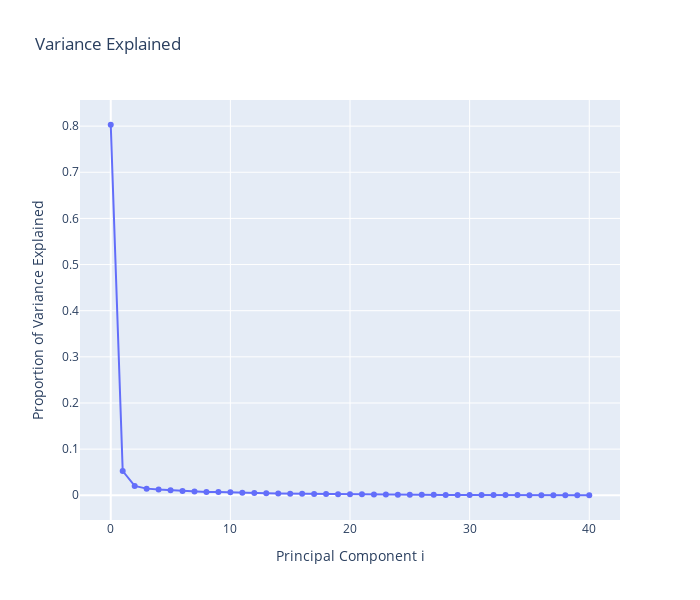

Source (notebook cell):
### Markdown cell above
We can use the singular values in `s` to construct a scree plot:

### Code cell
fig = px.line(y=s**2 / sum(s**2), title='Variance Explained', width=700, height=600, markers=True)
fig.update_xaxes(title_text='Principal Component i')
fig.update_yaxes(title_text='Proportion of Variance Explained')

### Figure 1 — Plotly figure (JSON) as saved in the notebook; plotly's stock layout.template omitted (floating-point values rounded to 4 significant figures)
{"data": [{"hovertemplate": "x=%{x}<br>y=%{y}<extra></extra>", "legendgroup": "", "line": {"color": "#636efa", "dash": "solid"}, "marker": {"symbol": "circle"}, "mode": "lines+markers", "name": "", "orientation": "v", "showlegend": false, "type": "scatter", "x": [0, 1, 2, 3, 4, 5, 6, 7, 8, 9, 10, 11, 12, 13, 14, 15, 16, 17, 18, 19, 20, 21, 22, 23, 24, 25, 26, 27, 28, 29, 30, 31, 32, 33, 34, 35, 36, 37, 38, 39, 40], "xaxis": "x", "y": [0.803, 0.0526, 0.02018, 0.01438, 0.01226, 0.01087, 0.009039, 0.008175, 0.00693, 0.006852, 0.006611, 0.005575, 0.004844, 0.004215, 0.003616, 0.003315, 0.003078, 0.002848, 0.002661, 0.002194, 0.002079, 0.001958, 0.00182, 0.001493, 0.00127, 0.00119, 0.001017, 0.0008787, 0.0008335, 0.0007849, 0.0007381, 0.0005538, 0.000478, 0.00038, 0.0003287, 0.0002896, 0.0002479, 0.0001571, 0.0001328, 9.749e-05, 3.607e-05], "yaxis": "y"}], "layout": {"height": 600, "legend": {"tracegroupgap": 0}, "title": {"text": "Variance Explained"}, "width": 700, "xaxis": {"anchor": "y", "domain": [0, 1], "title": {"text": "Principal Component i"}}, "yaxis": {"anchor": "x", "domain": [0, 1], "title": {"text": "Proportion of Variance Explained"}}}}
